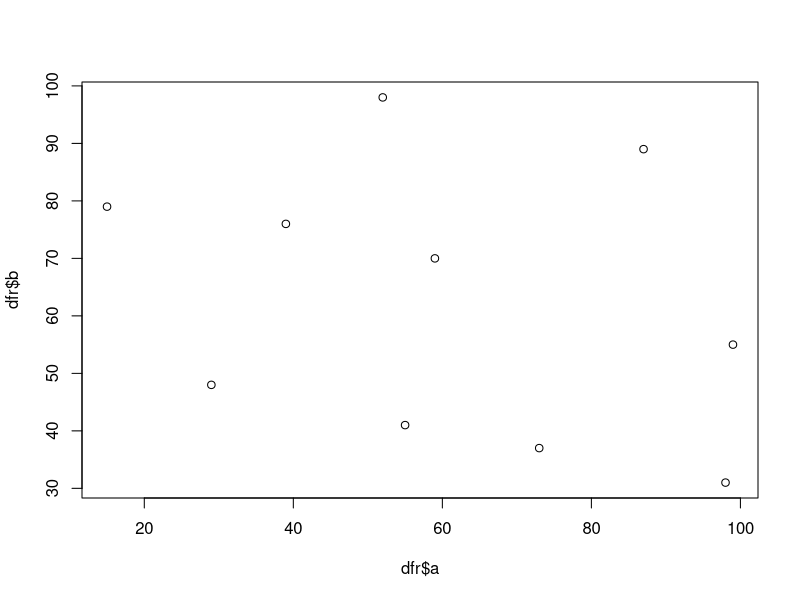
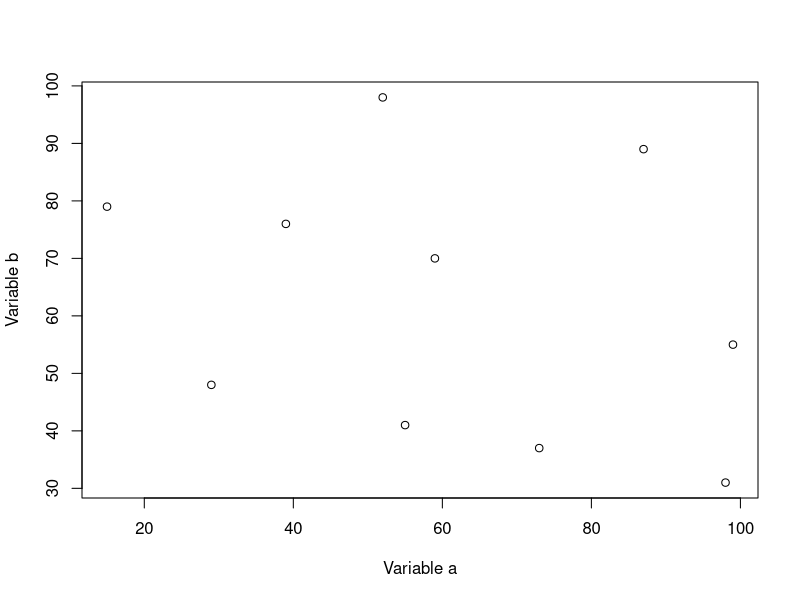
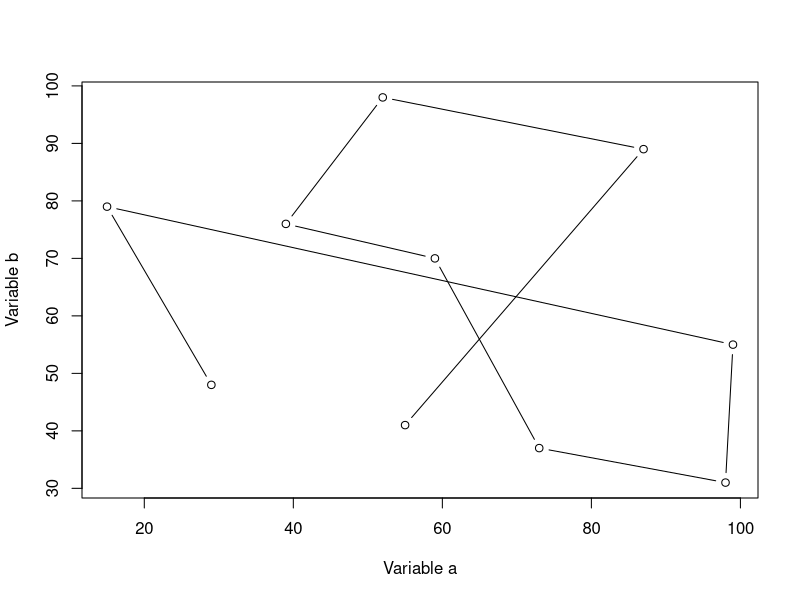
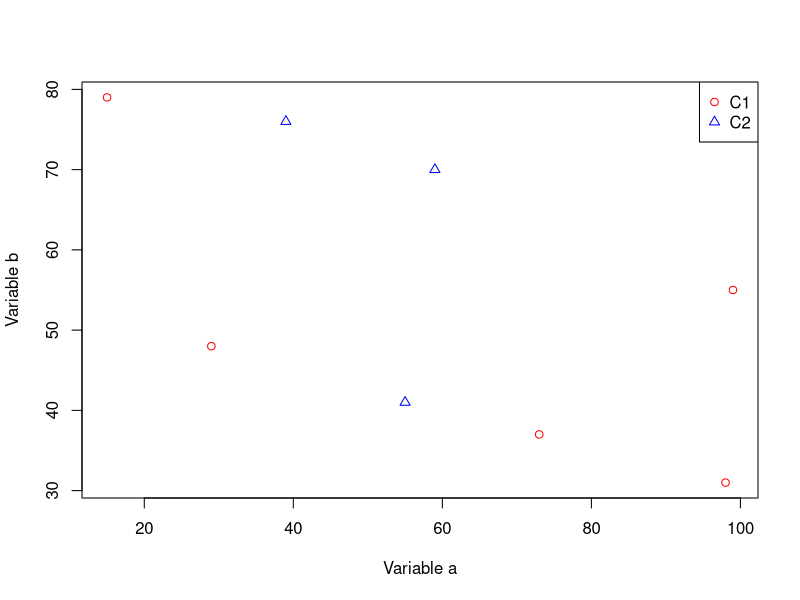
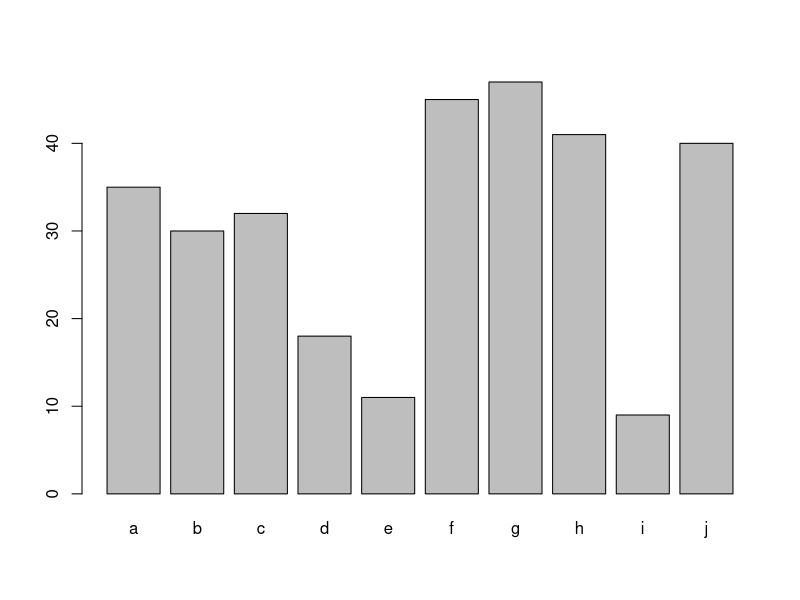
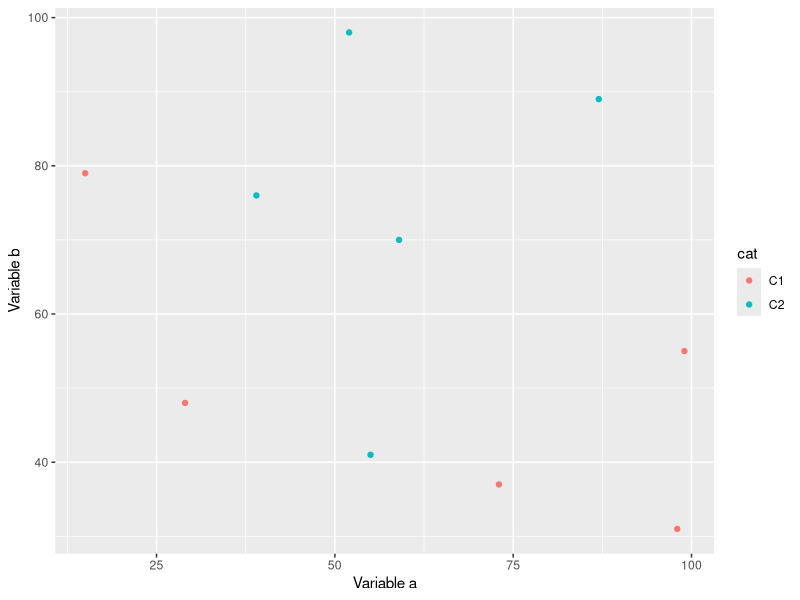
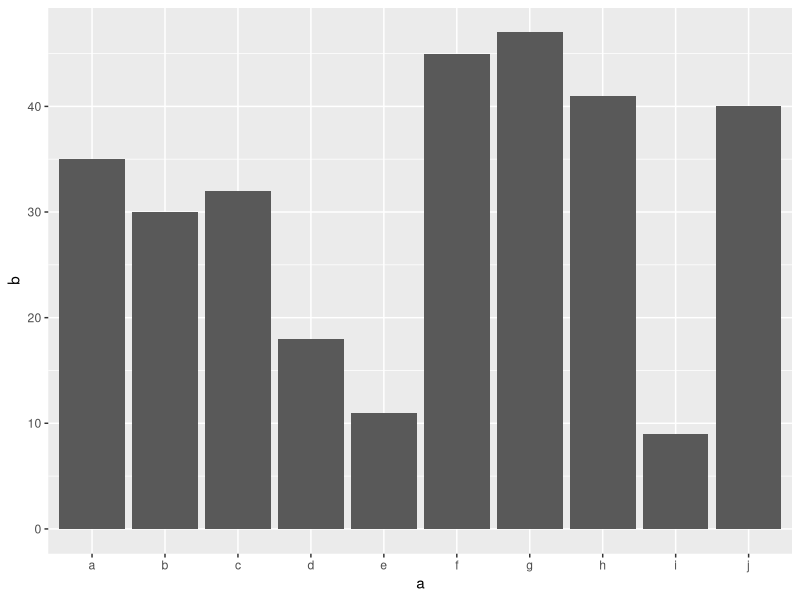

Generate these figures, in order, with R:
## ---- chunk 1
hooks = knitr::knit_hooks$get()
hook_foldable = function(type) {
  force(type)
  function(x, options) {
    res = hooks[[type]](x, options)
    
    if (isFALSE(options[[paste0("fold.", type)]])) return(res)
    
    paste0(
      "<details><summary>", type, "</summary>\n\n",
      res,
      "\n\n</details>"
    )
  }
}
knitr::knit_hooks$set(
  output = hook_foldable("output"),
  plot = hook_foldable("plot")
)
## ---- chunk 2

## ---- chunk 3
# data handling
library(dplyr)
#library(tidyr)
#library(stringr)

# plotting
library(ggplot2)

#library(biomaRt) # annotation
#library(DESeq2) # rna-seq
#library(edgeR) # rna-seq
## ---- chunk 4
dfr <- data.frame(a=sample(1:100,10),b=sample(1:100,10))
## ---- chunk 5
plot(dfr$a,dfr$b)
## ---- chunk 6
plot(dfr$a,dfr$b,xlab="Variable a",ylab="Variable b")
## ---- chunk 7
plot(dfr$a,dfr$b,xlab="Variable a",ylab="Variable b",type="b")
## ---- chunk 8
dfr$cat <- rep(c("C1","C2"),each=5)
## ---- chunk 9
# subset data
dfr_c1 <- subset(dfr,dfr$cat == "C1")
dfr_c2 <- subset(dfr,dfr$cat == "C2")

plot(dfr_c1$a,dfr_c1$b,xlab="Variable a",ylab="Variable b",col="red",pch=1)
points(dfr_c2$a,dfr_c2$b,col="blue",pch=2)

legend(x="topright",legend=c("C1","C2"),
       col=c("red","blue"),pch=c(1,2))
## ---- chunk 10
ldr <- data.frame(a=letters[1:10],b=sample(1:50,10))
barplot(ldr$b,names.arg=ldr$a)
## ---- chunk 11
library(ggplot2)

ggplot(dfr,aes(x=a,y=b,colour=cat))+
  geom_point()+
  labs(x="Variable a",y="Variable b")
## ---- chunk 12
ggplot(ldr,aes(x=a,y=b))+
  geom_bar(stat="identity")
## ---- chunk 13
sessionInfo()
